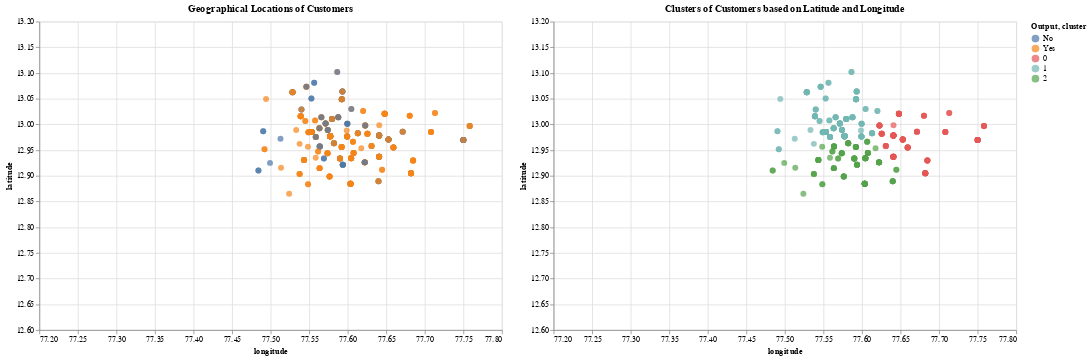

Notebook code cell kept with this figure:
### Markdown cell above
## Plot Insights
- As the data points are already pretty close to each other, there can't be a significant distance among the clusters.
- I think still we could make 3 clusters East, North west and South west, which is why I choose K=3 and it seem to work.

### Code cell
scatter_plot | cluster_plot

### Figure 1 — Vega-Lite specification as saved in the notebook (floating-point values rounded to 4 significant figures; data arrays with more than 128 entries replaced by an {"elided": "..."} marker saying what was removed)
{"config": {"view": {"continuousWidth": 300, "continuousHeight": 300}}, "hconcat": [{"mark": {"type": "circle", "size": 60}, "encoding": {"color": {"field": "Output", "type": "nominal"}, "tooltip": [{"field": "latitude", "type": "quantitative"}, {"field": "longitude", "type": "quantitative"}], "x": {"field": "longitude", "scale": {"domain": [77.2, 77.8]}, "type": "quantitative"}, "y": {"field": "latitude", "scale": {"domain": [12.6, 13.2]}, "type": "quantitative"}}, "height": 400, "title": "Geographical Locations of Customers", "width": 600}, {"mark": {"type": "circle", "size": 60}, "encoding": {"color": {"field": "cluster", "type": "nominal"}, "tooltip": [{"field": "latitude", "type": "quantitative"}, {"field": "longitude", "type": "quantitative"}], "x": {"field": "longitude", "scale": {"domain": [77.2, 77.8]}, "type": "quantitative"}, "y": {"field": "latitude", "scale": {"domain": [12.6, 13.2]}, "type": "quantitative"}}, "height": 400, "title": "Clusters of Customers based on Latitude and Longitude", "width": 600}], "data": {"name": "data-8cc3e34c1124435482e2b9e8561eed82"}, "$schema": "https://vega.github.io/schema/vega-lite/v5.8.0.json", "datasets": {"data-8cc3e34c1124435482e2b9e8561eed82": {"elided": "388 records"}}}
